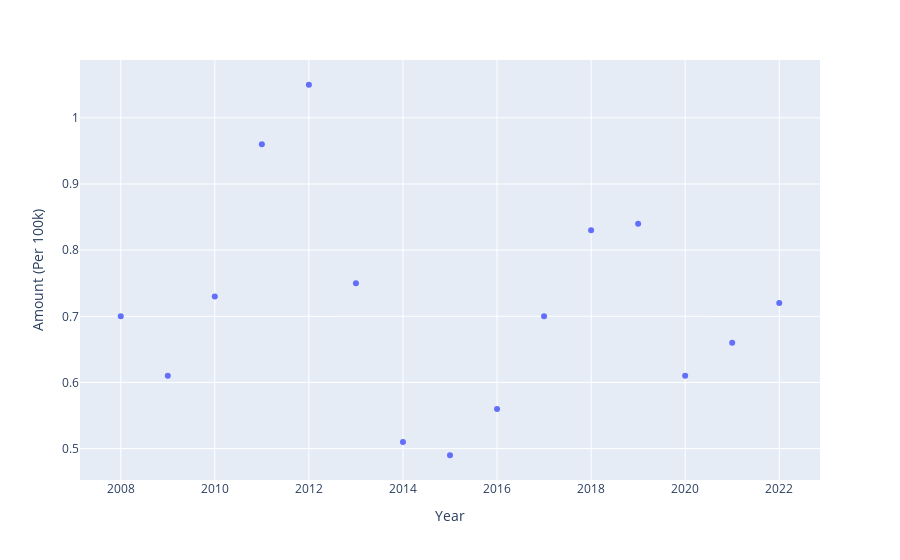

Notebook cell for this chart:
### Markdown cell above
Now, I'm showing an individual data set's graph

### Code cell
# plotting intentional homicide in Austria over time
crime_data = get_crime_data("Austria", 'Intentional homicide')
print(crime_data)
px.scatter(data_frame=crime_data, x="Year", y="Amount (Per 100k)")

### Figure 1 — Plotly figure (JSON) as saved in the notebook; plotly's stock layout.template omitted (floating-point values rounded to 4 significant figures)
{"data": [{"hovertemplate": "Year=%{x}<br>Amount (Per 100k)=%{y}<extra></extra>", "legendgroup": "", "marker": {"color": "#636efa", "symbol": "circle"}, "mode": "markers", "name": "", "orientation": "v", "showlegend": false, "type": "scatter", "x": [2008, 2009, 2010, 2011, 2012, 2013, 2014, 2015, 2016, 2017, 2018, 2019, 2020, 2021, 2022], "xaxis": "x", "y": [0.7, 0.61, 0.73, 0.96, 1.05, 0.75, 0.51, 0.49, 0.56, 0.7, 0.83, 0.84, 0.61, 0.66, 0.72], "yaxis": "y"}], "layout": {"legend": {"tracegroupgap": 0}, "margin": {"t": 60}, "xaxis": {"anchor": "y", "domain": [0, 1], "title": {"text": "Year"}}, "yaxis": {"anchor": "x", "domain": [0, 1], "title": {"text": "Amount (Per 100k)"}}}}
